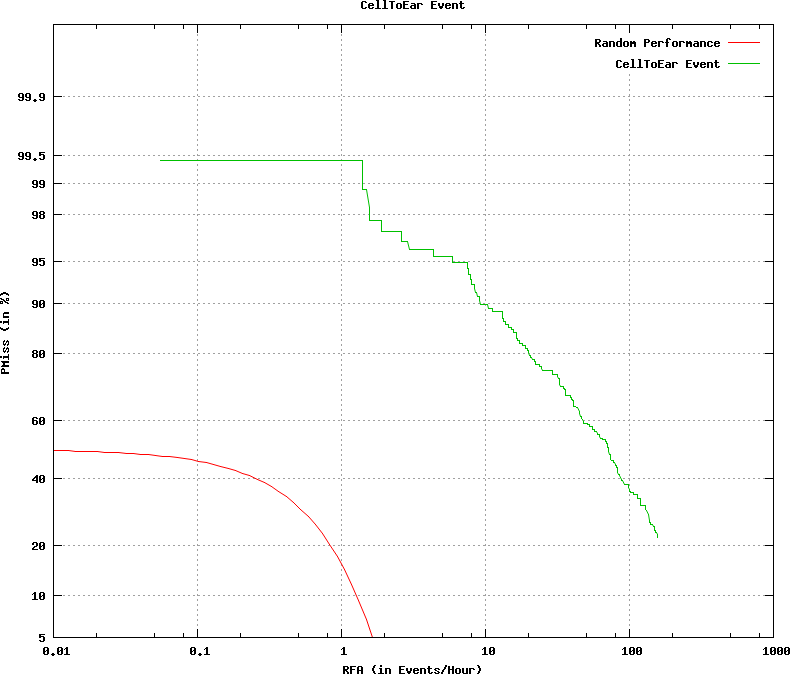

This figure's gnuplot source:
set terminal postscript color
set noxzeroaxis
set noyzeroaxis
### Using xScale = log
### Using yScale = nd
set style fill  transparent solid 0.10 noborder
### keyLoc=top keySpacing=0.7 keyFontFace=medium keyFontSize=
set key top samplen 1 spacing 0.7  font "medium,"
set size ratio 0.85
set title 'CellToEar Event'
set grid
set pointsize 3
set ylabel 'PMiss (in %)'
set xlabel 'RFA (in Events/Hour)'

set xtics 
set logscale x
set noytics
set ytics ('5' -1.6449, '10' -1.2816, '20' -0.8416, '40' -0.2533, '60' 0.2533, '80' 0.8416, '90' 1.2816, '95' 1.6449, '98' 2.0537, '99' 2.3263, '99.5' 2.5758, '99.9' 3.0902)
plot [0.01:1000] [-1.64485362793551:3.7190172740417] \
  -x title 'Random Performance' with lines lc 1,\
    'output/.det.CellToEar_Event.dat.1' using 5:2 title 'CellToEar Event' with  lines  lc 2
